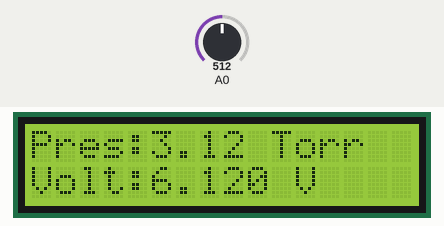
Simulated run of this sketch. Board: Arduino Uno, built with avr-gcc and run on an emulated ATmega328P. Shown: 16×2 character LCD. Inputs (shaded band) come from the test bench; at power-on: A0 = 512.

Above: at 1.2 s.
1.3 s: A0 set to 713
At 2.1 s:
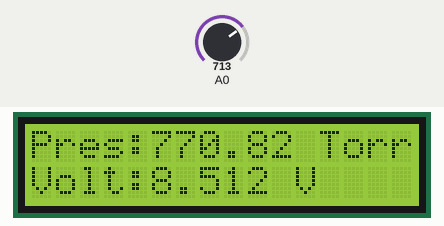
3.2 s: A0 set to 737
At 3.8 s:
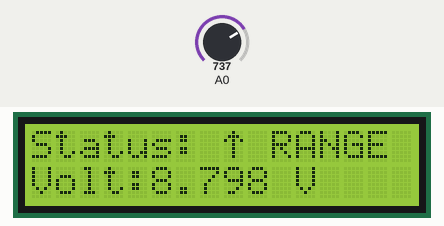
4.8 s: A0 set to 845
At 5.5 s:
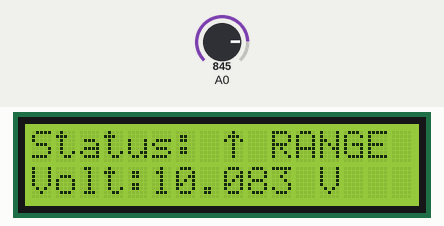
6.4 s: A0 set to 878
At 7.2 s:
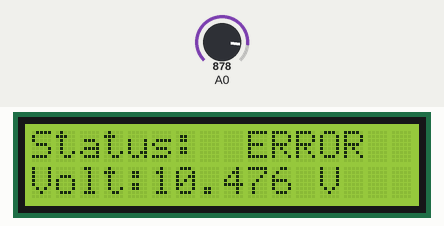
8.0 s: A0 set to 122
At 8.8 s:
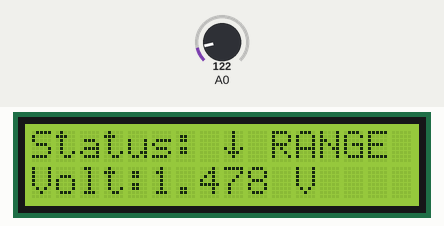
Timing chart, 0 to 10.6 s (numbered marks = the images above; inputs shaded):
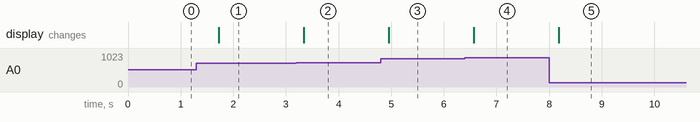

Measured:
- the behaviour switches between 720 and 721 on A0 (found by bisection; images 1 and 2)
- the behaviour switches between 863 and 864 on A0 (found by bisection; images 3 and 4)
- after the input at 1.3 s, the display: changes after 0.43 s (image 1)
- after the input at 3.2 s, the display: changes after 0.14 s (image 2)
- after the input at 4.8 s, the display: changes after 0.15 s (image 3)
- after the input at 6.4 s, the display: changes after 0.17 s (image 4)
- after the input at 8.0 s, the display: changes after 0.18 s (image 5)

The sketch:

adc_display.ino
```cpp
// PROGRAM FOR READING OUTPUT SIGNAL FROM PIRANI GAUGE TPR 265 SENSOR
// Program includes defining messured gas and unit you're messuring

// 6.73 k and 4.7 k  -> used -> 2.4319148936170212765957446808511 -> 0.06405871263 -> 2.36785618098
// 5.15 k and 3.95 k -> real (voltage meter) -> 2.303797468354430379746835443038
// V_in = V_out * k
// k = (R1 + R2) / R2 = 1 + R1/R2

#include <Wire.h>
#include <LCD_I2C.h>

#define CALIBRATION_FACTOR 1 //air

/*
Calibration factors by gas type:

Gas type          | CALIBRATION_FACTOR
------------------|----------------------
Air / N2 / O2 / CO|  1.0   (default)
CO2               |  0.9
Water vapor       |  0.5
H2                |  0.5
He                |  0.8
Ne                |  1.4
Ar                |  1.7
Kr                |  2.4
Xe                |  3.0
Freon 12          |  0.7
*/

#define pressureUnit 5.625
/*
mbar    -> 5.5
ubar    -> 2.5
Pa      -> 3.5
kPa     -> 6.5
Thorr   -> 5.625
mThor   -> 2.625
micron  -> 2.625
*/

// A(0) -> input of messured signal
// Initialization: I2C address (default 0x27), 16 columns, 2 rows
// SDA → A4 (on UNO), SCL → A5 (on UNO), +5V and GND for power
LCD_I2C lcd(0x27, 16, 2);

const char* getPressureUnitLabel() {
  if (pressureUnit == 2.5)    return "µbar";
  if (pressureUnit == 3.5)    return "Pa";
  if (pressureUnit == 5.5)    return "mbar";
  if (pressureUnit == 6.5)    return "kPa";
  if (pressureUnit == 5.625)  return "Torr";
  if (pressureUnit == 2.625)  return "mTorr";
  // fallback
  return "xxx";
}


//Interpolesion function
const int dataSize = 59;

float adc[dataSize] = {
  2.89, 5, 11.67, 15.77, 17.12, 24.44, 27.27, 42.25, 71.07, 80.7,
  85, 88.9, 93.2, 98.5, 100, 103, 110.3, 113.17, 119.54, 122.86,
  122.86, 129.77, 133.37, 140.88, 140.88, 148.8, 152.93, 157.18,
  166.02, 166.02, 176.36, 185.23, 190.37, 195.65, 201.08, 206.66,
  212.39, 218.29, 224.34, 230.57, 236.97, 243.54, 250.3, 257.24,
  264.38, 287.01, 294.97, 303.16, 311.57, 320.21, 329.1, 338.23,
  347.62, 357.26, 367.17, 468.53, 421.02, 481.55
};

float true_vals[dataSize] = {
  1.86, 3.5, 8, 12, 13, 16, 22, 27.5, 52, 80.7,
  85, 88.9, 93.2, 98.5, 100, 103, 110.3, 113.17, 119.54, 122.86,
  122.86, 129.77, 133.37, 140.88, 140.88, 148.8, 152.93, 157.18,
  166.02, 166.02, 176.36, 185.23, 190.37, 195.65, 201.08, 206.66,
  212.39, 218.29, 224.34, 230.57, 236.97, 243.54, 250.3, 257.24,
  264.38, 288.8, 305.2, 311.4, 336.2, 349.6, 374.9, 397.5, 415.3,
  445.9, 465.9, 710, 733, 747
};

float linearInterp(float x, float* x_points, float* y_points, int size) {
  for (int i = 0; i < size - 1; i++) {
    if (x >= x_points[i] && x <= x_points[i + 1]) {
      float x0 = x_points[i];
      float x1 = x_points[i + 1];
      float y0 = y_points[i];
      float y1 = y_points[i + 1];
      return y0 + (y1 - y0) * (x - x0) / (x1 - x0);
    }
  }
  return 0;  // wartość poza zakresem
}

// Function to convert voltage to pressure, includes gas calibration
float voltageToPressure(float sensorVoltage) {
  float rawPressure = pow(10, sensorVoltage - pressureUnit);    // raw pressure
  //float correctedPressure = linearInterp(rawPressure, adc, true_vals, dataSize);

  return rawPressure;
}

byte arrowUp[8] = {
  0b00100,
  0b01110,
  0b10101,
  0b00100,
  0b00100,
  0b00100,
  0b00100,
  0b00000
};

byte arrowDown[8] = {
  0b00100,
  0b00100,
  0b00100,
  0b00100,
  0b10101,
  0b01110,
  0b00100,
  0b00000
};

void setup() {
  Serial.begin(9600);              // Start UART communication
  analogReference(DEFAULT);        // Default 5V reference
  lcd.begin();
  lcd.backlight();                 // Turn on LCD backlight
  lcd.createChar(0, arrowUp);
  lcd.createChar(1, arrowDown);
}

void loop() {
// Reading and averaging values from analog pin A0:
// analogRead(A0) reads the voltage from pin A0 and returns a value in the range 0–1023.
// The loop performs 64 readings and accumulates them in the 'sum' variable.
// Then, we perform sum >> 6, which is equivalent to dividing by 64,
// but faster – it's a bitwise right shift by 6 bits (2^6 = 64).

  long sum = 0;
  for (int i = 0; i < 64; i++) {
    sum += analogRead(A0);
  }
  int adcValue = sum >> 6;

  float voltage = ((adcValue * 5.0) / 1023.0) + 0.01;                    // ADC → voltage at Arduino pin
  float sensorVoltage = (voltage * 2.435)+0.002;    // real sensor output voltage to show STATUS
  float pressure = voltageToPressure(sensorVoltage);                   // pressure in mbar

  // Determine status based on sensor voltage (before voltage divider)
  String status;
  int statusCode = 0;  // 0 = OK, 1 = UNDERRANGE, 2 = OVERRANGE, 3 = ERROR

  if (sensorVoltage < 0.5) {
    status = "ERROR";
    statusCode = 3;
  } else if (sensorVoltage < 2.2) {
    status = "RANGE";
    statusCode = 1; // ↓
  } else if (sensorVoltage > 8.6 && sensorVoltage <= 10.3) {
    status = "RANGE";
    statusCode = 2; // ↑
  } else if (sensorVoltage > 10.3) {
    status = "ERROR";
    statusCode = 3;
  } else {
    status = "OK";
    statusCode = 0;
  }


  // LCD output
  lcd.clear();
  lcd.setCursor(0, 0);
  if (status == "OK") {
    lcd.print("Pres:");
    lcd.print(pressure, 2);
    lcd.print(" ");
    lcd.print(getPressureUnitLabel());

  } else {
  lcd.print("Status: ");
  if (statusCode == 1) {
    lcd.write(byte(1)); // ↓
  } else if (statusCode == 2) {
    lcd.write(byte(0)); // ↑
  }
  lcd.print(" ");
  lcd.print(status);
}


  lcd.setCursor(0, 1);
  lcd.print("Volt:");
  lcd.print(sensorVoltage, 3);
  lcd.print(" V");

  delay(500);
}
```
